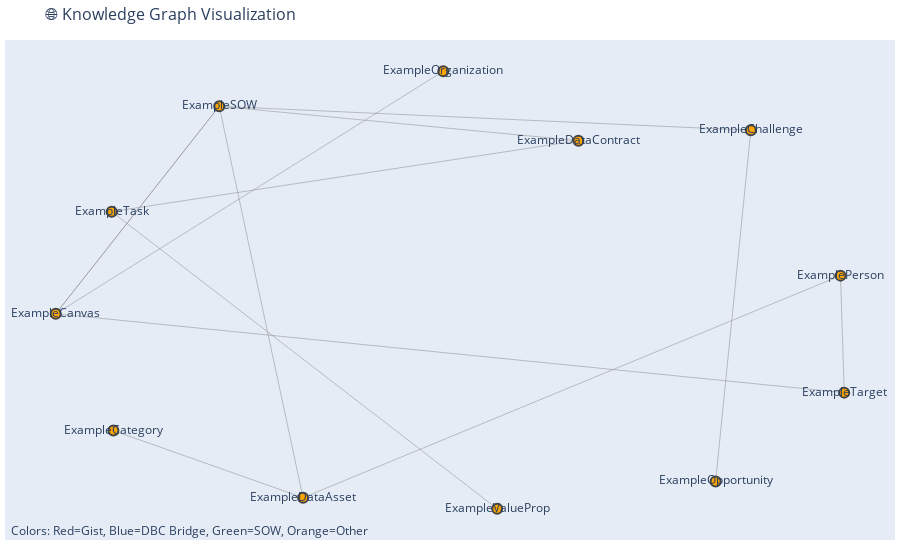

This figure's notebook cell:
### Markdown cell above
## Knowledge Graph Visualization

Visualization transforms abstract RDF triples into intuitive network diagrams that reveal the structure and relationships within our knowledge graph. This interactive visualization helps users:

**Understand Graph Structure**:
- See how entities connect through relationships
- Identify central nodes and connection patterns
- Discover unexpected relationships between business concepts

**Visual Analysis Capabilities**:
- **Node Sizing**: Larger nodes represent entities with more connections
- **Color Coding**: Different colors distinguish entity types (organizations, processes, targets)
- **Interactive Exploration**: Click and drag to explore specific areas of interest
- **Layout Algorithms**: Automatic positioning that groups related concepts together

**Business Value**:
- **Pattern Recognition**: Spot business process bottlenecks or opportunities
- **Impact Analysis**: Visualize how changes might ripple through connected systems
- **Communication Tool**: Present complex data relationships to stakeholders
- **Data Quality**: Identify orphaned entities or missing connections

The visualization focuses on custom business relationships while filtering out technical RDF metadata, providing a clear view of domain-specific knowledge patterns.

### Code cell
def create_knowledge_graph_visualization():
    """Create an interactive network visualization of the knowledge graph"""
    
    # Query for relationships
    # Plain English: "Find pairs of entities connected by our custom relationships,
    # limiting to 50 connections to keep the visualization manageable"
    relationships_query = """
    SELECT ?subject ?predicate ?object WHERE {
        ?subject ?predicate ?object .
        FILTER(
            STRSTARTS(STR(?predicate), "https://agentic-data-scraper.com/ontology/") &&
            isURI(?object)
        )
    }
    LIMIT 50
    """
    
    relationships = kg.query(relationships_query)
    
    if relationships.empty:
        print("❌ No relationships found for visualization")
        return
    
    # Create NetworkX graph
    G = nx.DiGraph()
    
    # Add nodes and edges
    for _, row in relationships.iterrows():
        subject = row['subject']
        predicate = row['predicate']
        obj = row['object']
        
        G.add_edge(subject, obj, label=predicate)
    
    # Create layout
    pos = nx.spring_layout(G, k=3, iterations=50)
    
    # Prepare data for Plotly
    edge_x = []
    edge_y = []
    edge_info = []
    
    for edge in G.edges(data=True):
        x0, y0 = pos[edge[0]]
        x1, y1 = pos[edge[1]]
        edge_x.extend([x0, x1, None])
        edge_y.extend([y0, y1, None])
        edge_info.append(edge[2]['label'])
    
    edge_trace = go.Scatter(
        x=edge_x, y=edge_y,
        line=dict(width=0.5, color='#888'),
        hoverinfo='none',
        mode='lines'
    )
    
    node_x = []
    node_y = []
    node_text = []
    node_colors = []
    
    for node in G.nodes():
        x, y = pos[node]
        node_x.append(x)
        node_y.append(y)
        node_text.append(node)
        
        # Color nodes by ontology level
        if 'gistCore' in node:
            node_colors.append('red')  # Level 1: Gist
        elif 'gist-dbc-bridge' in node:
            node_colors.append('blue')  # Level 2: DBC
        elif 'sow' in node:
            node_colors.append('green')  # Level 3: SOW
        else:
            node_colors.append('orange')  # Other
    
    node_trace = go.Scatter(
        x=node_x, y=node_y,
        mode='markers+text',
        hoverinfo='text',
        text=node_text,
        textposition="middle center",
        marker=dict(
            showscale=False,
            color=node_colors,
            size=10,
            line=dict(width=2)
        )
    )
    
    # Create figure with updated Plotly API
    fig = go.Figure(
        data=[edge_trace, node_trace],
        layout=go.Layout(
            title=dict(
                text='🌐 Knowledge Graph Visualization',
                font=dict(size=16)
            ),
            showlegend=False,
            hovermode='closest',
            margin=dict(b=20,l=5,r=5,t=40),
            annotations=[
                dict(
                    text="Colors: Red=Gist, Blue=DBC Bridge, Green=SOW, Orange=Other",
                    showarrow=False,
                    xref="paper", yref="paper",
                    x=0.005, y=-0.002,
                    xanchor="left", yanchor="bottom",
                    font=dict(size=12)
                )
            ],
            xaxis=dict(showgrid=False, zeroline=False, showticklabels=False),
            yaxis=dict(showgrid=False, zeroline=False, showticklabels=False)
        )
    )
    
    fig.show()
    
    print(f"📊 Visualization Statistics:")
    print(f"  Nodes: {len(G.nodes())}")
    print(f"  Edges: {len(G.edges())}")
    print(f"  Density: {nx.density(G):.3f}")

# Create visualization
create_knowledge_graph_visualization()

### Figure 1 — Plotly figure (JSON) as saved in the notebook; plotly's stock layout.template omitted (floating-point values rounded to 4 significant figures)
{"data": [{"hoverinfo": "none", "line": {"color": "#888", "width": 0.5}, "mode": "lines", "type": "scatter", "x": [-0.03117, -0.9726, null, -0.9726, -0.5754, null, -0.9726, 0.943, null, -0.5754, 0.716, null, -0.5754, 0.2971, null, -0.5754, -0.9726, null, -0.5754, -0.3718, null, 0.943, 0.9339, null, 0.2971, -0.8367, null, -0.3718, 0.9339, null, -0.3718, -0.8325, null, -0.8367, 0.09983, null, 0.6305, 0.716, null], "y": [1, -0.07581, null, -0.07581, 0.8446, null, -0.07581, -0.4254, null, 0.8446, 0.7381, null, 0.8446, 0.6922, null, 0.8446, -0.07581, null, 0.8446, -0.8912, null, -0.4254, 0.09357, null, 0.6922, 0.3772, null, -0.8912, 0.09357, null, -0.8912, -0.5937, null, 0.3772, -0.9404, null, -0.8193, 0.7381, null]}, {"hoverinfo": "text", "marker": {"color": ["orange", "orange", "orange", "orange", "orange", "orange", "orange", "orange", "orange", "orange", "orange", "orange"], "line": {"width": 2}, "showscale": false, "size": 10}, "mode": "markers+text", "text": ["ExampleOrganization", "ExampleCanvas", "ExampleSOW", "ExampleTarget", "ExampleChallenge", "ExampleDataContract", "ExampleDataAsset", "ExamplePerson", "ExampleCategory", "ExampleTask", "ExampleOpportunity", "ExampleValueProp"], "textposition": "middle center", "type": "scatter", "x": [-0.03117, -0.9726, -0.5754, 0.943, 0.716, 0.2971, -0.3718, 0.9339, -0.8325, -0.8367, 0.6305, 0.09983], "y": [1, -0.07581, 0.8446, -0.4254, 0.7381, 0.6922, -0.8912, 0.09357, -0.5937, 0.3772, -0.8193, -0.9404]}], "layout": {"annotations": [{"font": {"size": 12}, "showarrow": false, "text": "Colors: Red=Gist, Blue=DBC Bridge, Green=SOW, Orange=Other", "x": 0.005, "xanchor": "left", "xref": "paper", "y": -0.002, "yanchor": "bottom", "yref": "paper"}], "hovermode": "closest", "margin": {"b": 20, "l": 5, "r": 5, "t": 40}, "showlegend": false, "title": {"font": {"size": 16}, "text": "🌐 Knowledge Graph Visualization"}, "xaxis": {"showgrid": false, "showticklabels": false, "zeroline": false}, "yaxis": {"showgrid": false, "showticklabels": false, "zeroline": false}}}
